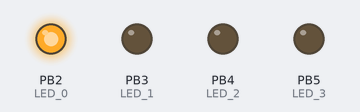
Simulated run of this program. Board: ATmega328P, built with avr-gcc and emulated at 16 MHz. On the bench: output pins drawn as LEDs (lit = HIGH).

Above: at 0.05 s.
At 0.65 s:
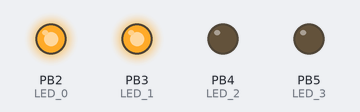
At 1.15 s:
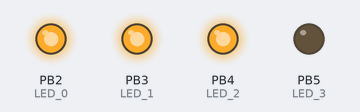
At 1.75 s:
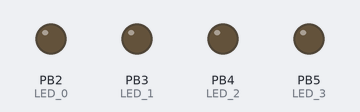
At 2.2 s:
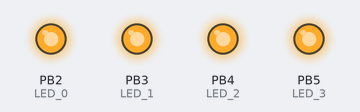
Timing chart, 0 to 3.0 s (numbered marks = the images above):
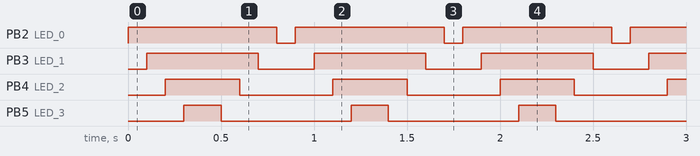

The program:

main.c
```c
/*
 * clase 3.2 mascaras.c
 *
 *Ejemplo 2  es  auto fantastico .c
 *
 * Created: 28/02/2023 10:07:01
 * Author : GFLO
 */
// C++ code este es el codigo  del auto fantastico con  funciones


//---------Librerias--------------------------------------------------------------------
#include <avr/io.h> //se incluyen las bibioletcas de E/S del AVR
#define F_CPU 16000000UL // velocidad fija (del dispositivo)
#include <util/delay.h> /* Funciones para retardos de tiempo */

//-----------Constantes (aqui definimos costantes para minimizar codigo)----------------
#define TIEMPO 100 //definimos la constante tiempo en 500 milisegundos

//---------Etiquetas--------------------------------------------------------------------
#define LEDS_DDRX  DDRB  // Esta es la etiqueta del registro DDRB (esto se hace para poder cambar el registro rapido y no en todo el codigo)
#define LEDS_PORTX PORTB // Esta es la etiqueta del puerto B donde le indicamos HIGH
#define LED_0      PORTB2 // Etiquetas de los LEDS segun su puerto de conexion  esto remplaza el numero binario
#define LED_1      PORTB3
#define LED_2      PORTB4
#define LED_3      PORTB5

//---------Mascaras de bits (estos se usan cuadno en un registro solo quieres usar los bits que vas usar y los otros no moverlos = 0b00111100; aqui solo quieres usar los bits 5 al 2 y el resto no poner ni 0s ni 1
// Ejemplo  compuerta logica and  & (las funciones pueden ser: F = x*1 la salida seria F= x, en el segundo caso F = x * 0 la salida seria F =0) donde la primera guarda y la segunda es un set o inicio
// Ejemplo compuerta logica or| (las funciones pueden ser: F = x + 1 la salida seria F = 1, en el segundo caso F = x + 0 la salida seria F= x) donde la primera limpra o clear y la segunda guarda
//  Ejemplo practico tenemos un bit 8  Obxxxxxxxx en un registro
//         en una compuerta and          00001111   que da como resultado con los ceros borras y  con los unos guardas


// --------Macros (Las macros son pequeños pedazos de código que ejecutan una acción que se repite en el microcontrolador para darle una mayor apreciación a la lectura)
// Ejemplo (una macro llamada _BV() , la cual minimiza el siguiente código #define _BV(bit) (1 << (bit)) y darle una mejor lectura.)
   /* //--Colocar un bit en 1 sin MACRO
   PORTD = 0b00000001;    // Carga el numero 0b000000001 al PORTD
   PORTD = (1 << 0);      // Coloca un 1 en la posicion 0 del registro PORTD
   PORTD = (1 << PORTD0); // Coloca un 1 en la posicion PORTD0 del registro PORTD

   //--Colocar un bit en 1 con MACRO
   PORTD = _BV(0);      // Coloca un 1 en la posicion 0 del registro PORTD
   PORTD = _BV(PORTD0); // Coloca un 1 en la posicion PORTD0 del registro PORTD
   */


//______________ Declaracion de funciones____________________________________
void ports_init  (void);
void leds_ida    (void);
void leds_vuelta (void);

//_______________Variables goblales ___________________________________________________

uint8_t i=2; // hacemos una variable de tipo entero y la inicializamoos en 2

//______________MAIN_________________________________________________________

int main (void)
{
	ports_init();  // se manda llamar la funcio de inicializacion de puertos
	while(1)
	{
		leds_ida();// se manda llamar las funciones de prender los led de ida
		leds_vuelta();	// se manda llamar la funcio de regreso
	}// fin while
}// fin main


//________________ Funciones______________________________________
void ports_init (void)
{
	//76543210
	LEDS_DDRX  =0b00111100; //declaro salidas de los pins 2 a 5 del registro D
	LEDS_DDRX = LEDS_DDRX | 0b00000100;
	//      0bxxxxx1xx | 0b00000100 es el resultado  en este caso no afecta  ya el unico bit  no se modifico
	LEDS_DDRX = LEDS_DDRX | (1<< LED_1);// Esto para hacer mas corto el codigo en lugar de binario
	LEDS_DDRX |= (1<< LED_2); // para hacerlo mas corto que el anterio podemos usar esto (aqui cambiamos de led)
	LEDS_DDRX |= _BV(LED_3); // esta opcion es lo mismo que las anteriores pero usando un macro definido _BV y es mas corto el codigo
}

void leds_ida(void)
{
	i=2;
	while(i<=5) // que el bucle se repita  hasta que la variable se menor o igual a 5
	{
		LEDS_PORTX |= (1<<i);// la etiqueta del puerto se indica que esta high 1 lugar
		_delay_ms(TIEMPO);// es para el retardo  en milisegundos
		i++; // incrementamos una i por cada iteracion del while
	}
}


void leds_vuelta (void)
{
	while(i>=2) // Este es el bucle de regreso
	{
		LEDS_PORTX &= ~(1<<i);// la etiqueta del puerto se indica que esta high 1 lugar
		_delay_ms(TIEMPO);// es para el retardo  en milisegundos
		i--; // disminuyendo  una i por cada iteracion del while
	}
}
```

Measured:
- by itself, PB2 (LED_0): alternates HIGH for 0.80 s and LOW for 0.10 s
- by itself, PB3 (LED_1): alternates HIGH for 0.60 s and LOW for 0.30 s
- by itself, PB4 (LED_2): alternates HIGH for 0.40 s and LOW for 0.50 s
- by itself, PB5 (LED_3): alternates HIGH for 0.20 s and LOW for 0.70 s
